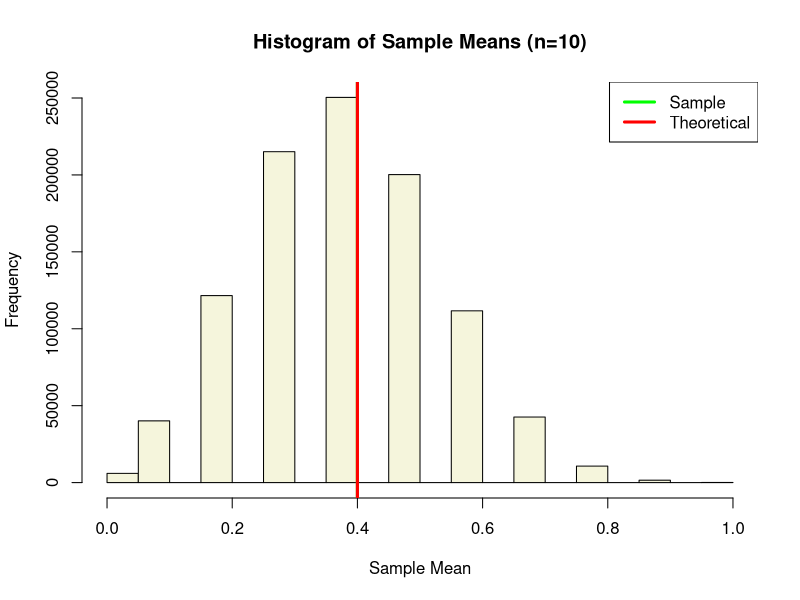
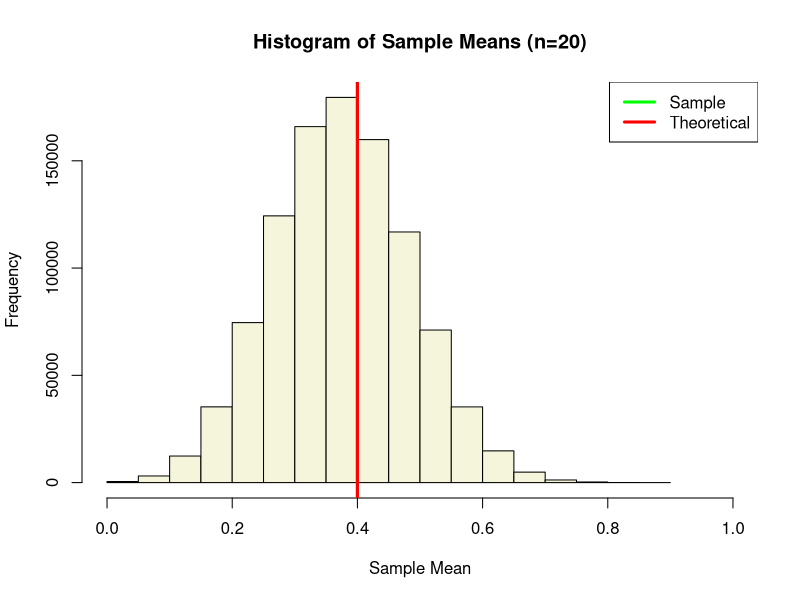
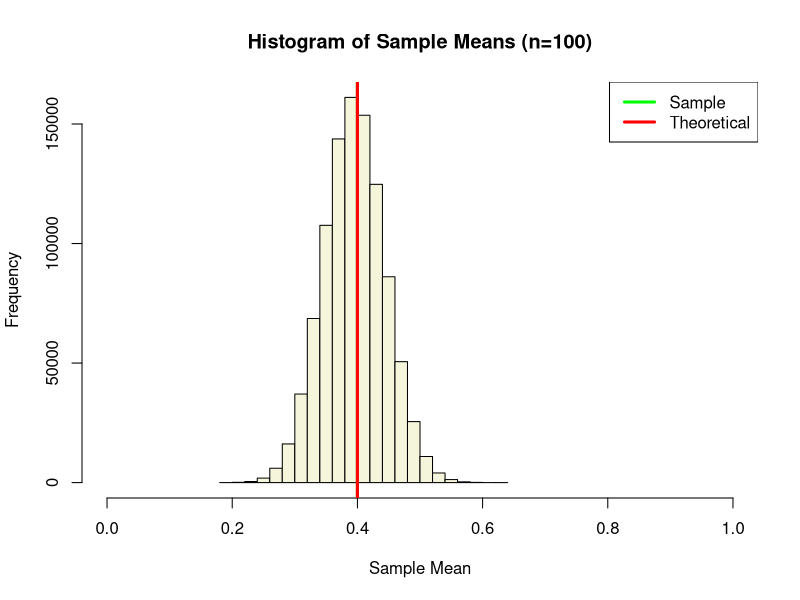
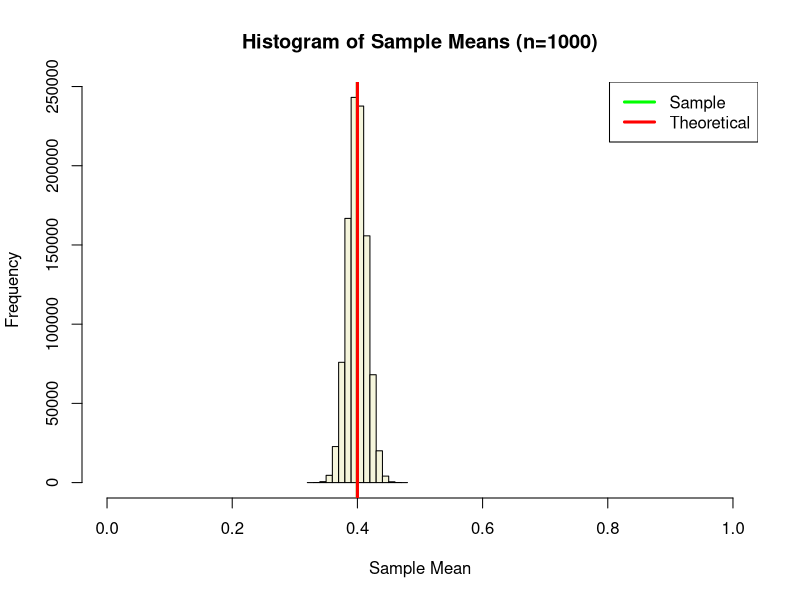
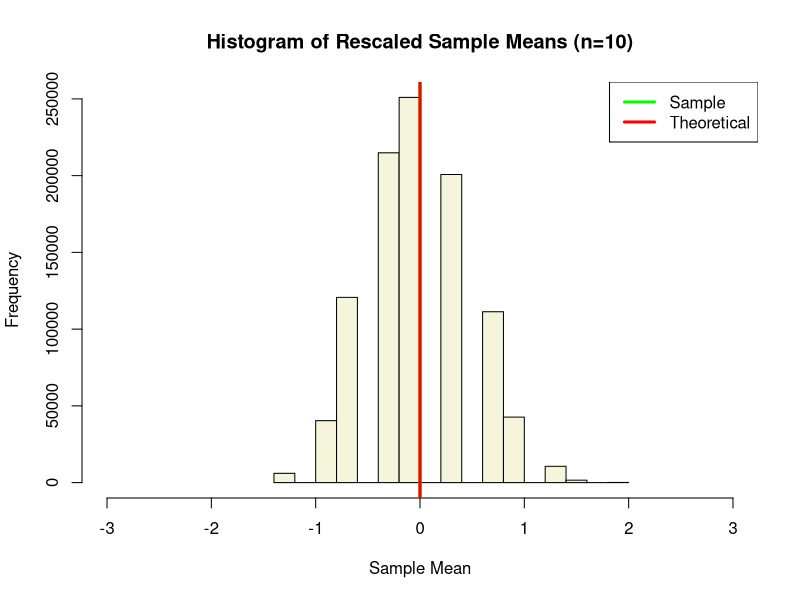
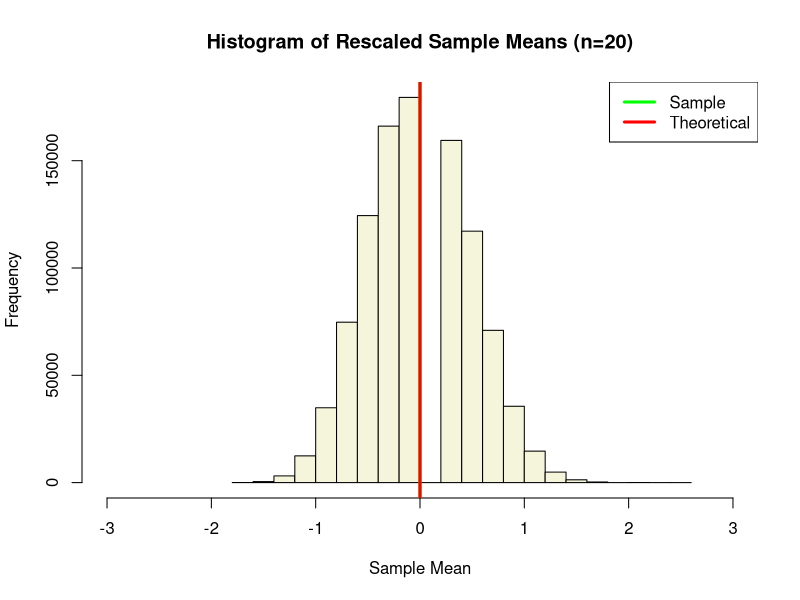
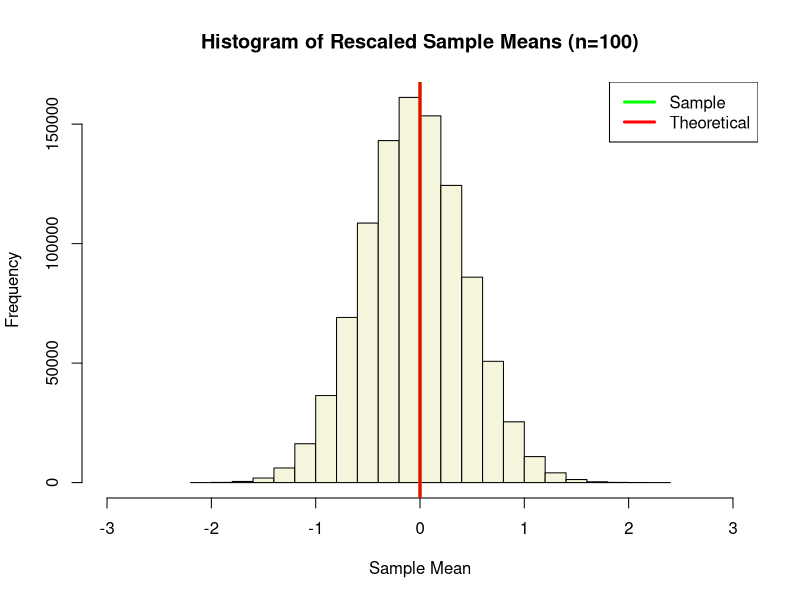
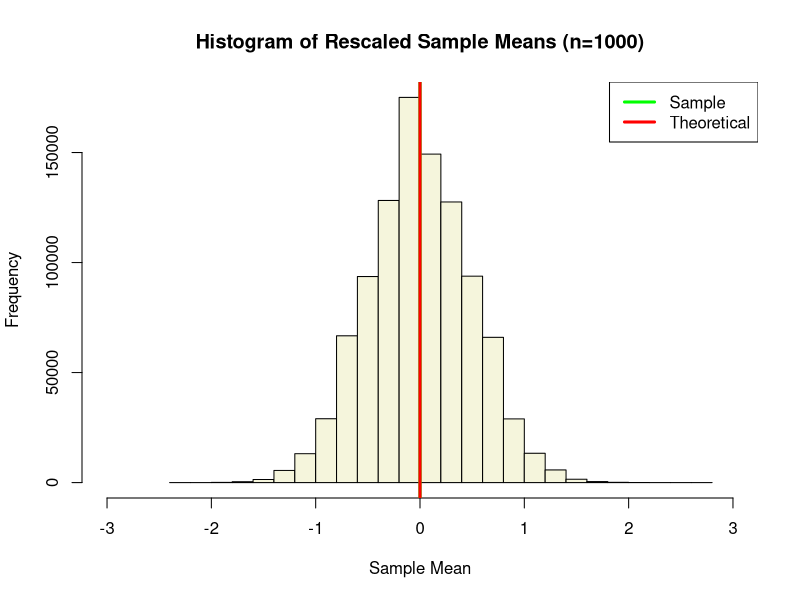

Recreate these plots in R, in order.


clt_function <- function(n_sample,p){
  # create an empty vector for the means binomial samples
  clt <- NULL
  n <- n_sample   # sample size for each simulation
  # take the mean of samples of the uniform distribution. repeat 1,000 times
  for (i in 1:1000) {
    clt <-  c(clt, rbinom(1000,n_sample,p)/n_sample)
  }
  theoretical_mean <- p
  hist(clt, xlim=c(0, 1), xlab='Sample Mean', main=paste0("Histogram of Sample Means (n=", eval(n_sample),")"), col='beige')
  abline(v=mean(clt), lwd=3, col='green')
  abline(v=theoretical_mean, lwd=3, col='red')
  legend(c("Sample", "Theoretical"),x='topright', lwd=c(3,3), col=c('green', 'red'))
}

clt_function(10,.4)
clt_function(20,.4)
clt_function(100,.4)
clt_function(1000,.4)


clt_function_scaled <- function(n_sample,p){
  # create an empty vector for the means binomial samples
  clt <- NULL
  n <- n_sample   # sample size for each simulation
  # take the mean of samples of the uniform distribution. repeat 1,000 times
  for (i in 1:1000) {
    clt <-  c(clt, (rbinom(1000,n_sample,p)/n_sample-p)*sqrt(n_sample))
  }
  theoretical_mean <- 0
  hist(clt, xlim=c(-3, 3), xlab='Sample Mean', main=paste0("Histogram of Rescaled Sample Means (n=", eval(n_sample),")"), col='beige')
  abline(v=mean(clt), lwd=3, col='green')
  abline(v=theoretical_mean, lwd=3, col='red')
  legend(c("Sample", "Theoretical"),x='topright', lwd=c(3,3), col=c('green', 'red'))
}

clt_function_scaled(10,.4)
clt_function_scaled(20,.4)
clt_function_scaled(100,.4)
clt_function_scaled(1000,.4)
